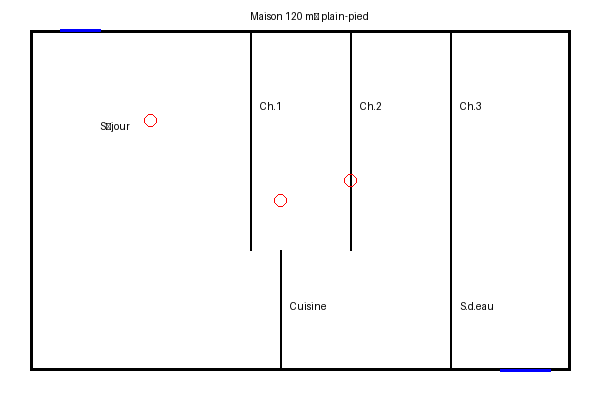
#> input picture benchmark_vlm/maison-120.png, 600 x 400 px
$ python -i preprocessor.py   (imports and definitions only)
#> lines starting #> are read from the running program, lines starting #| are printed output that depends on the picture; after the words box and inside, x2 and y2 are one past the last pixel; in counts of white or black regions, pixels touching at a corner belong together
#> further down, picture is the input picture: shape (400, 600, 3); mean B, G, R 246.9, 246.7, 246.8
from pathlib import Path
from typing import Any

import cv2
import numpy as np

from ...exceptions import VLMParserError
from ...utils.image_io import imread_unicode


def load_image(path: Path | str) -> np.ndarray:
    p = Path(path)
    image = imread_unicode(p)
    if image is None:
        raise VLMParserError(f"Could not read image: {p}")
    return image


def to_grayscale(image: np.ndarray) -> np.ndarray:
    return cv2.cvtColor(image, cv2.COLOR_BGR2GRAY)


def detect_edges(image: np.ndarray, threshold1: int = 50, threshold2: int = 150) -> np.ndarray:
    gray = to_grayscale(image) if image.ndim == 3 else image
    blurred = cv2.GaussianBlur(gray, (5, 5), 0)
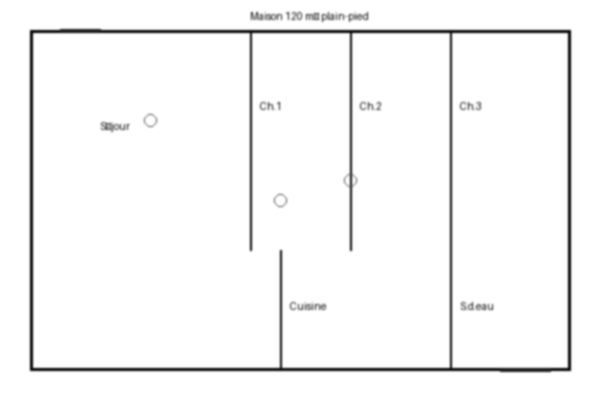
#> blurred: shape (400, 600); min 21, max 255, mean 246.7
    return cv2.Canny(blurred, threshold1, threshold2)
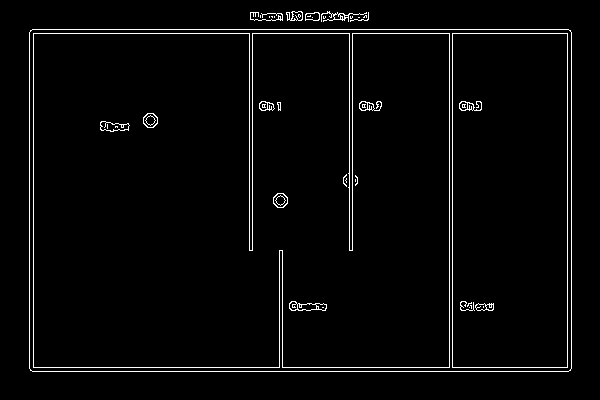
#> returned value: shape (400, 600); 2.7% white in thin lines or dots, all inside (x1, y1, x2, y2) = (29, 11, 572, 372)


def find_contours(edges: np.ndarray, min_area: float = 1000.0) -> list[np.ndarray]:
    contours, _ = cv2.findContours(edges, cv2.RETR_LIST, cv2.CHAIN_APPROX_SIMPLE)
    return [c for c in contours if cv2.contourArea(c) >= min_area]


def preprocess_plan(image_path: Path | str, opencv_config: dict[str, Any]) -> dict[str, Any]:
    image = load_image(image_path)
    edges = detect_edges(
        image,
        threshold1=opencv_config.get("edge_threshold1", 50),
        threshold2=opencv_config.get("edge_threshold2", 150),
    )
    contours = find_contours(edges, min_area=opencv_config.get("min_area", 1000))
    return {
        "image_shape": image.shape,
        "edges": edges,
        "contours": contours,
    }

>>> import cv2
>>> picture = cv2.imread('../../../benchmark_vlm/maison-120.png')
>>> result = detect_edges(picture)

$ run again, on benchmark_vlm/studio-28.png
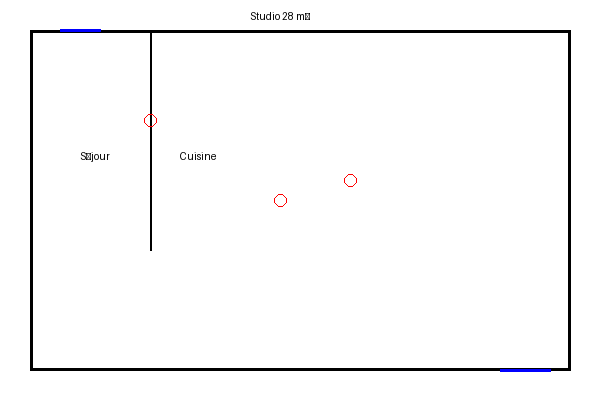
#> input picture benchmark_vlm/studio-28.png, 600 x 400 px
#> picture is the input picture: shape (400, 600, 3); mean B, G, R 248.7, 248.4, 248.5
#> in detect_edges, `blurred = cv2.GaussianBlur(gray, (5, 5), 0)`:
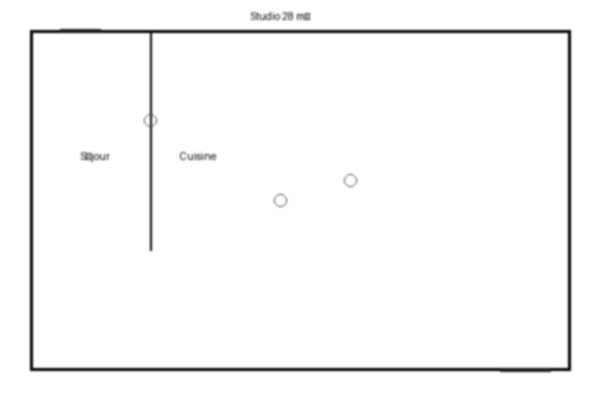
#> blurred: shape (400, 600); min 21, max 255, mean 248.5
#> in detect_edges, `return cv2.Canny(blurred, threshold1, threshold2)`:
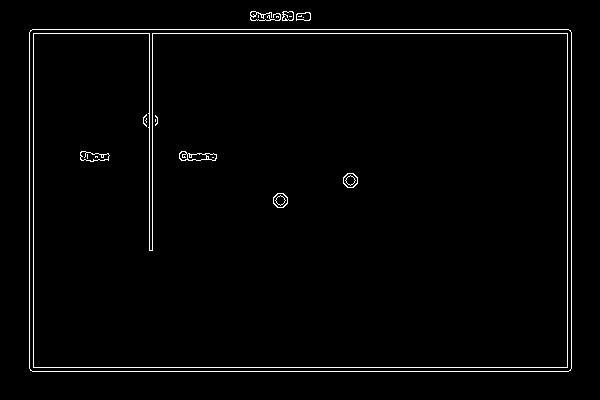
#> returned value: shape (400, 600); 1.9% white in thin lines or dots, all inside (x1, y1, x2, y2) = (29, 11, 572, 372)

$ run again, on benchmark_vlm/t2-45.png
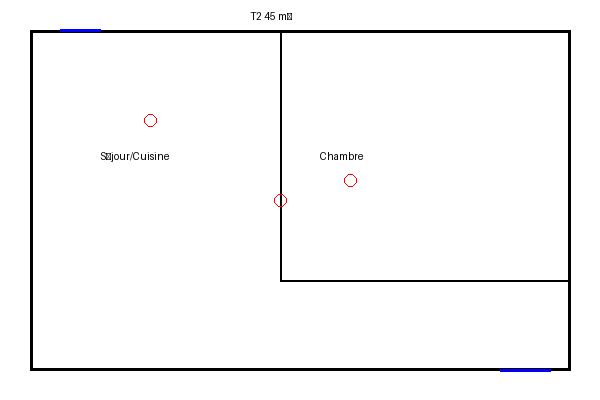
#> input picture benchmark_vlm/t2-45.png, 600 x 400 px
#> picture is the input picture: shape (400, 600, 3); mean B, G, R 248, 247.7, 247.8
#> in detect_edges, `blurred = cv2.GaussianBlur(gray, (5, 5), 0)`:
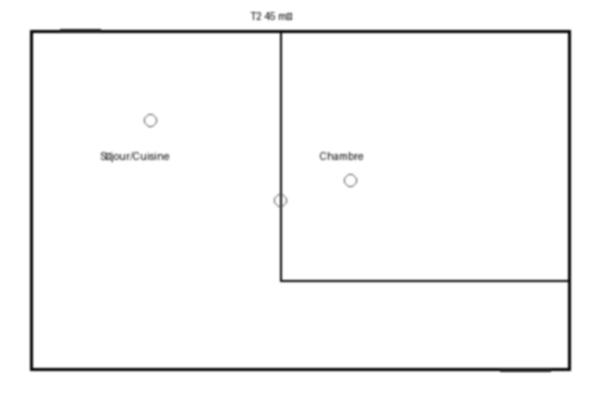
#> blurred: shape (400, 600); min 21, max 255, mean 247.8
#> in detect_edges, `return cv2.Canny(blurred, threshold1, threshold2)`:
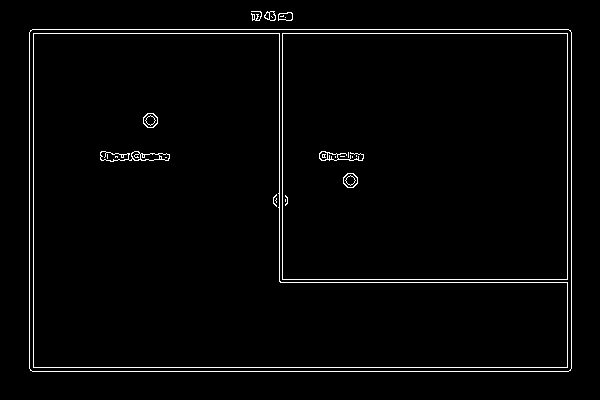
#> returned value: shape (400, 600); 2.2% white in thin lines or dots, all inside (x1, y1, x2, y2) = (29, 11, 572, 372)

$ run again, on benchmark_vlm/t3-75.png
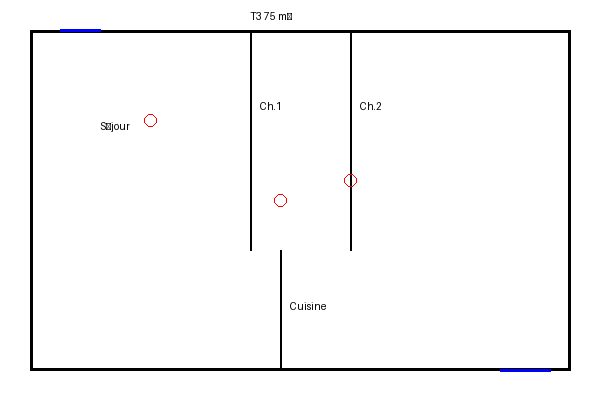
#> input picture benchmark_vlm/t3-75.png, 600 x 400 px
#> picture is the input picture: shape (400, 600, 3); mean B, G, R 248, 247.7, 247.8
#> in detect_edges, `blurred = cv2.GaussianBlur(gray, (5, 5), 0)`:
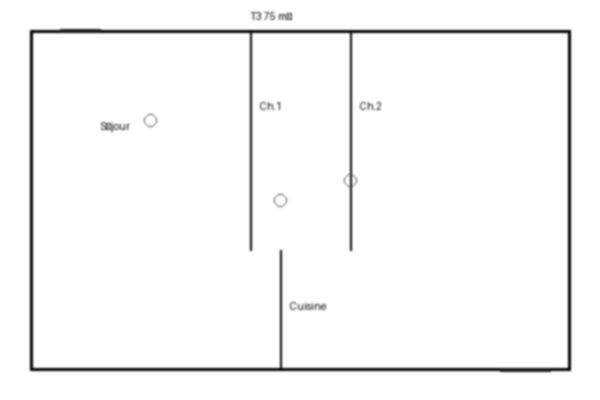
#> blurred: shape (400, 600); min 21, max 255, mean 247.8
#> in detect_edges, `return cv2.Canny(blurred, threshold1, threshold2)`:
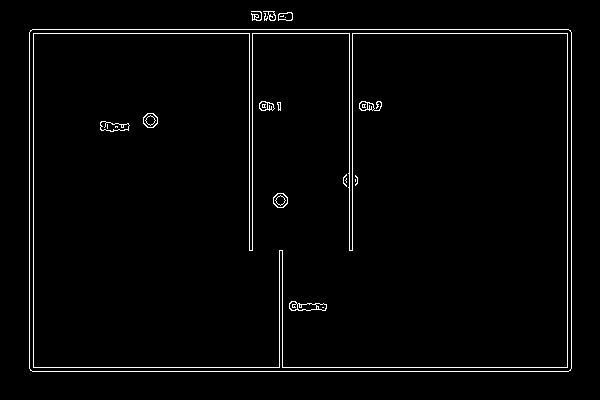
#> returned value: shape (400, 600); 2.2% white in thin lines or dots, all inside (x1, y1, x2, y2) = (29, 11, 572, 372)
